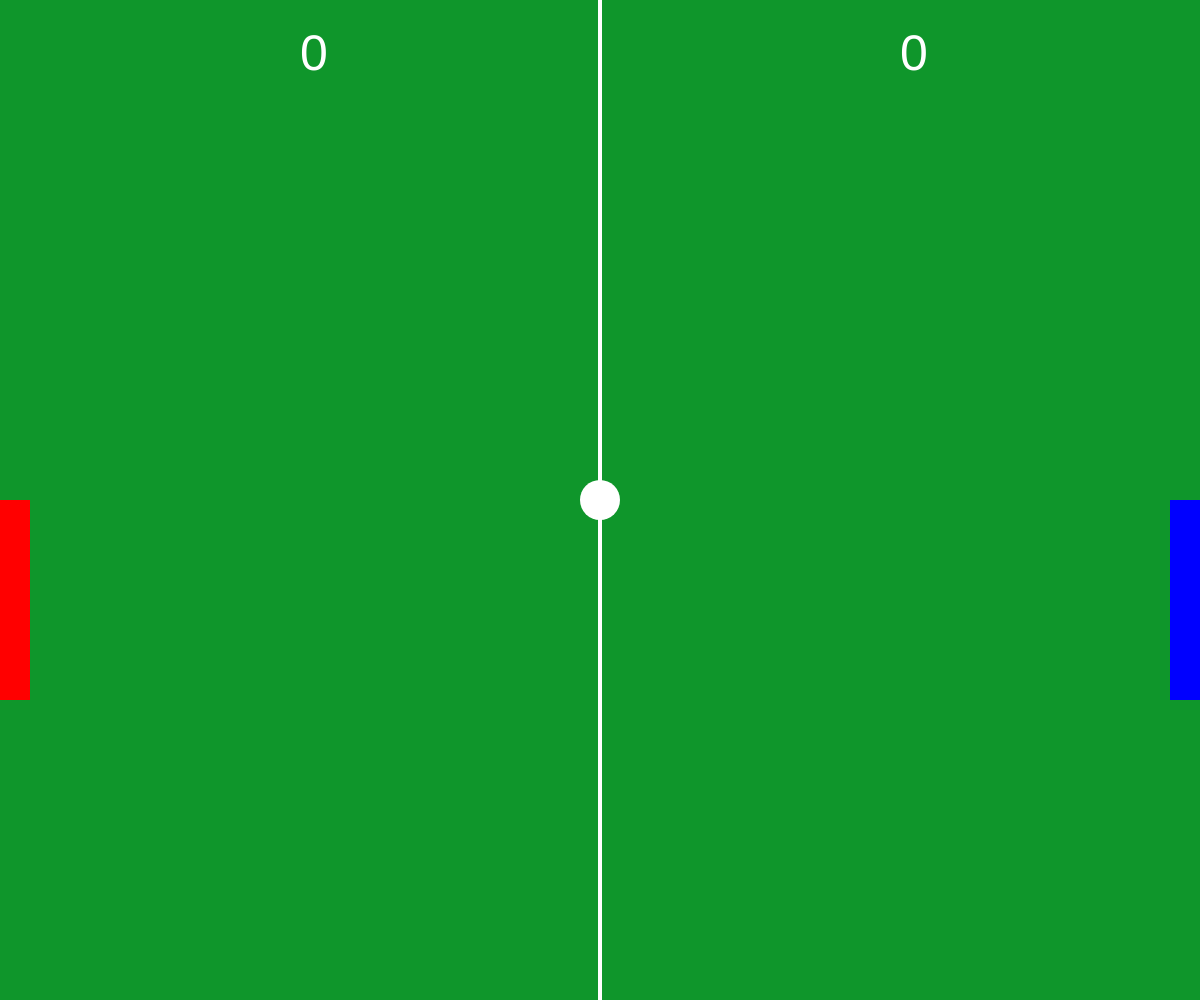
Frame 1 (no input)
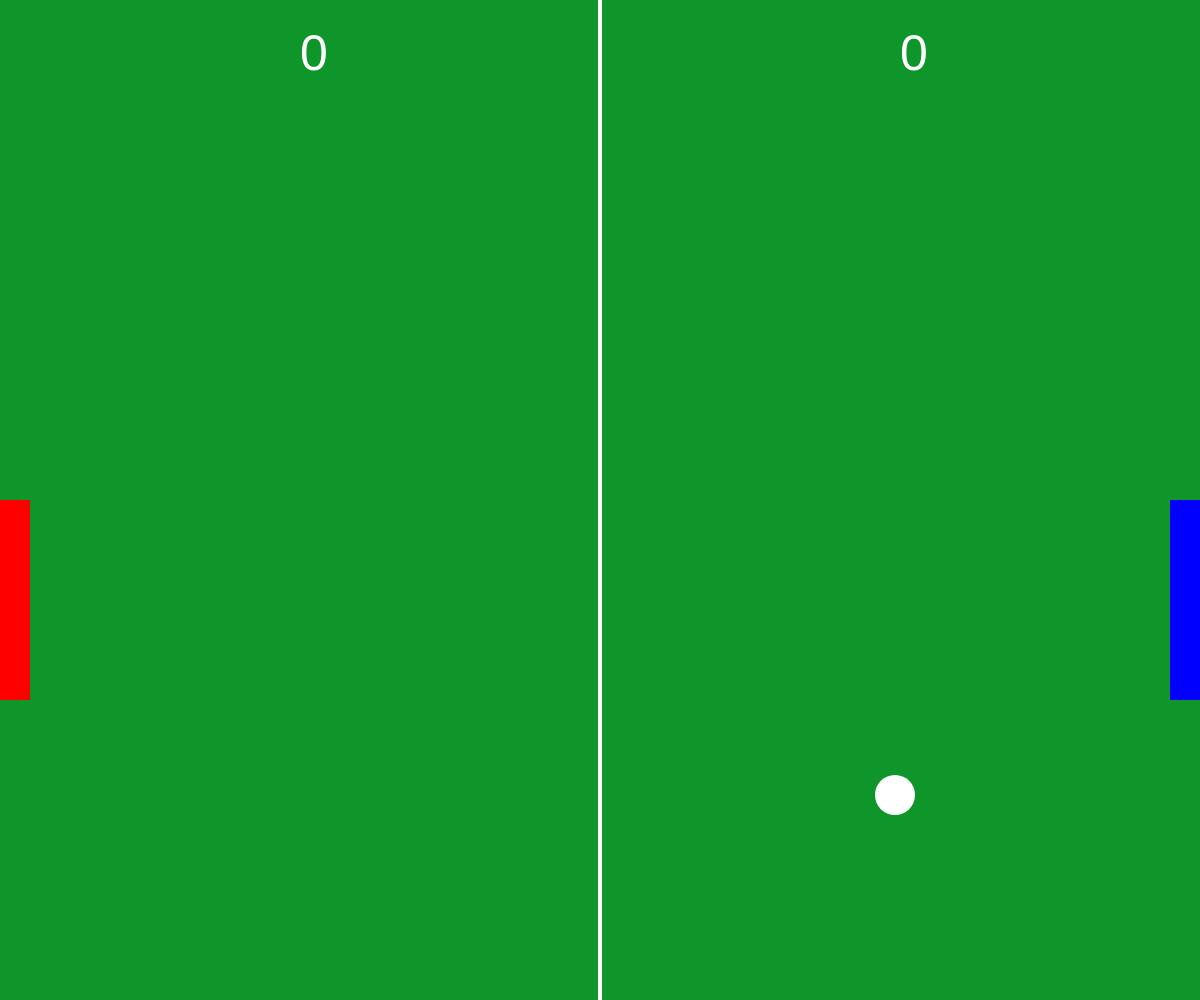
Frame 60 (no input)
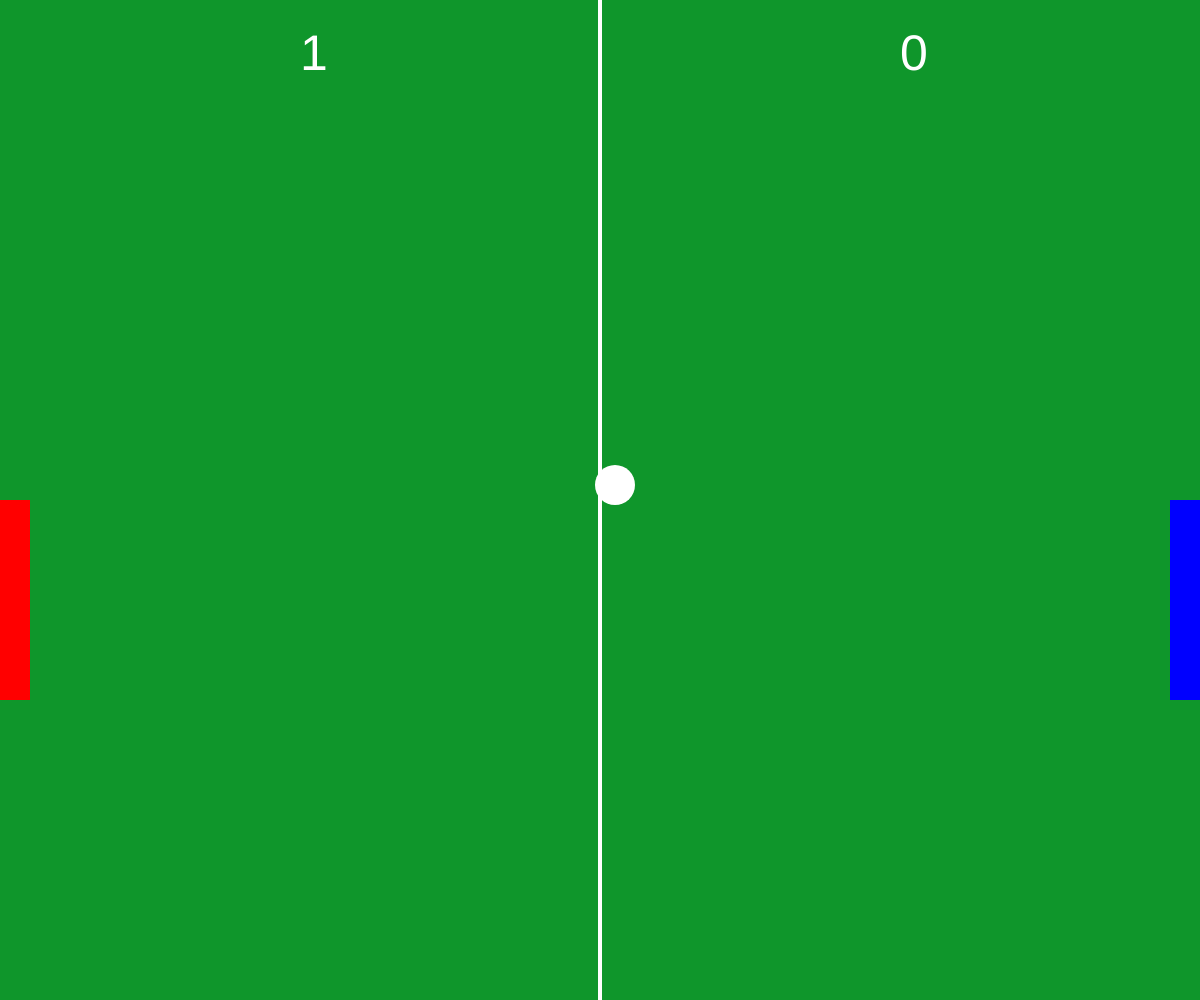
Frame 120 (the mouse pressed at the canvas centre since frame 60)

The p5.js sketch that drew these frames (run headless with seeded random() and noise() and a simulated clock; from frame 60 on, the mouse is pressed at the canvas centre):

// p5.js sketch
// ── sketch.js
let ball
let p1
let p2

function setup () {
	createCanvas(windowWidth, windowHeight)
	p1 = new Paddle(1, color('red'))
	p2 = new Paddle(2, color('blue'))
	ball = new Ball()
}

function draw () {
	background('#0f962b')
	drawLine()
	ball.draw()
	ball.move()
	if(ball.collision(p1) || ball.collision(p2))
		ball.move()
	let checkScore = ball.checkScore()
	if(checkScore === 2) // Player 2 Scored!
		p2.updateScore()
	else if(checkScore === 1)
		p1.updateScore()
	p1.draw()
	p2.draw()
	if(keyIsPressed) {
		if(keyIsDown(87))
			p1.move(-1)
		if(keyIsDown(83))
			p1.move(1)
		if(keyIsDown(UP_ARROW))
			p2.move(-1)
		if(keyIsDown(DOWN_ARROW))
			p2.move(1)
	}
	showScore()
}

const drawLine = function () {
	stroke('#fff')
	strokeWeight(4)
	line(width / 2, 0, width / 2, height)
}

const showScore = function () {
	fill('#fff')
	textSize(50)
	text(p1.getScore(), width * 0.25, 70)
	text(p2.getScore(), width * 0.75, 70)
}

// ── ball.js
const Ball = function () {
  const r = 20
  let x = Math.floor(width / 2)
  let y = Math.floor(height /2)
  let stepX = 5
  let stepY = 5

  const reset = function () {
    x = Math.floor(width / 2)
    y = Math.floor(height /2)
    stepX *= Math.round(Math.random()) * 2 - 1
    stepY *= Math.round(Math.random()) * 2 - 1
  }

  const edges = function () {
    if(y - r <= 0 || y + r >= height)
    stepY = -stepY
  }

  const checkScore = function () {
    if(x - r <= 0) {
      reset()
      return 2
    }

    if(x + r >= width) {
      reset()
      return 1
    }

    return 0
  }

  const move = function () {
  	x += stepX
  	y += stepY
    edges()
  }

  const collision = function (player) {
    let dx = Math.abs(x - player.getX() - player.getW() / 2)
    let dy = Math.abs(y - player.getY() - player.getH() / 2)

    if(dx > player.getW() / 2 + r ||  dy > player.getH() / 2 + r)
      return false

    if(dx <= player.getW() / 2 || dy <= player.getH() / 2) {
      stepX = -stepX
      return true
    }
  }

  const draw = function () {
    ellipseMode(CENTER)
    noStroke()
    fill('#fff')
    ellipse(x, y, r * 2, r *2)
  }

  return {
    draw,
    move,
    collision,
    checkScore,
  }
}

// ── paddle.js
const Paddle = function (player, color) {
  const c = color
  const w = 30
  const h = 200
  const p = player
  const x = p === 1 ? 0: width - w
  const speed = 10
  let y = Math.floor(height / 2)
  let score = 0
  const UP = -1
  const DOWN = 1
  let point = 0

  const getX = function () {
    return x
  }

  const getY = function () {
    return y
  }

  const getW = function () {
    return w
  }

  const getH = function () {
    return h
  }

  const getScore = function () {
    return score
  }

  const collision = function (player) {
    let dx = Math.abs(x - player.getX() - player.getW() / 2)
    let dy = Math.abs(y - player.getY() - player.getH() / 2)

    if(dx > player.getW() / 2 + r ||  dy > player.getH() / 2 + r)
      return false

    if(dx <= player.getW() / 2 || dy <= player.getH() / 2)
      return true
  }

  const draw = function () {
    rectMode(CORNER)
    noStroke()
    fill(c)
    rect(x, y, w, h)
  }

  const move = function (dir) {
    if(edge(dir))
    y += (speed * dir)
  }

  const edge = function (dir) {
    return (dir === UP && y > 0 || dir === DOWN && y < height - h)
  }

  const updateScore = function () {
    score++
  }

  return {
    draw,
    move,
    getX,
    getY,
    getW,
    getH,
    getScore,
    updateScore,
  }
}
